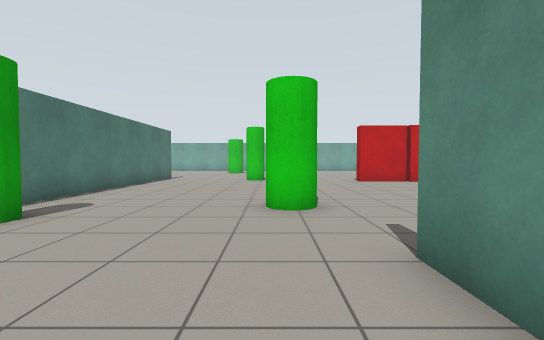
View 1 (above)

21 first-person views from a walk through a Gazebo world. The camera is 0.94 m above the floor, tilts 2° down and sees 90° across. The lines on the ground mark 1 m squares. The floor is counted in squares, 1 m on a side. Each view is taken from the middle of a square. On the plan, view 1 faces up. The plan holds only what a view shows up to about 11 squares ahead; the rest is blank.

View 2
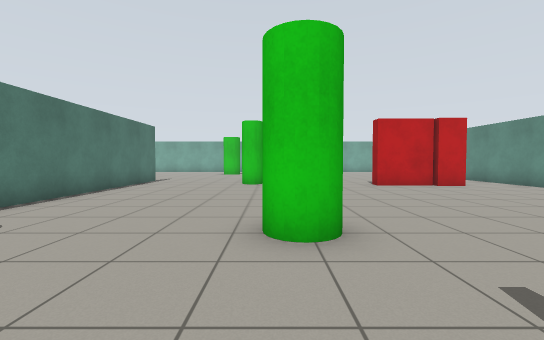

View 3
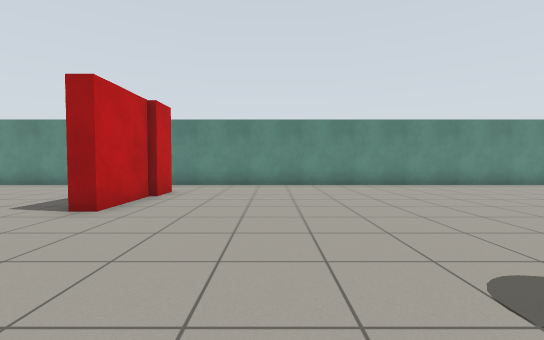

View 4
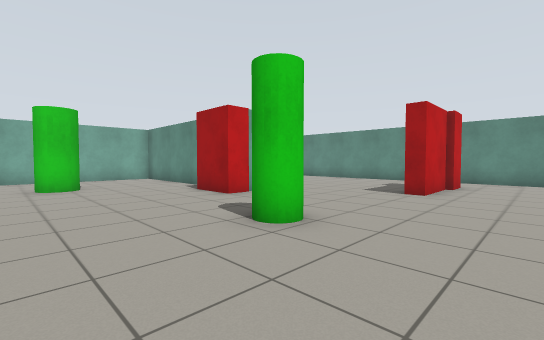

View 5
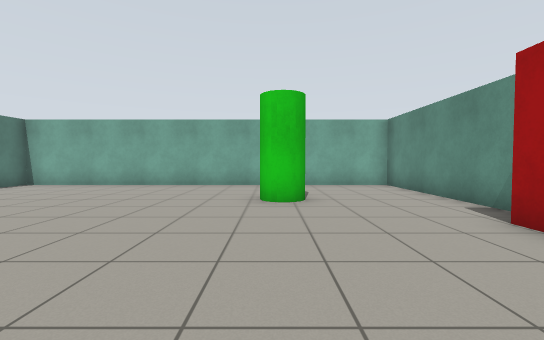

View 6
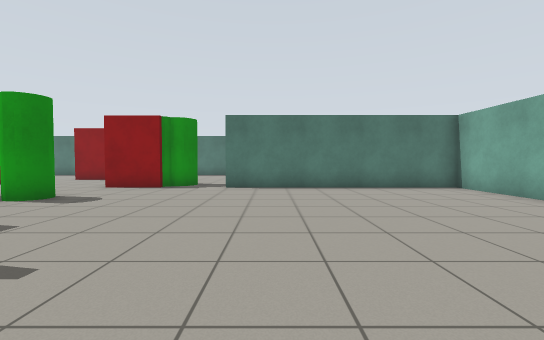

View 7
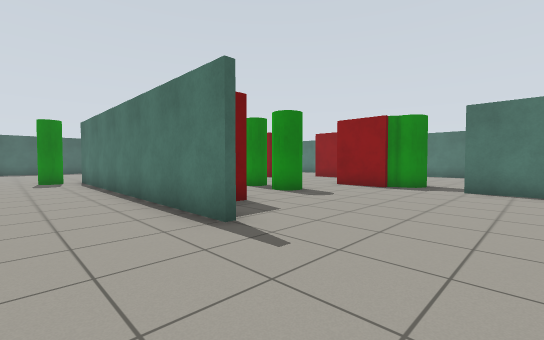

View 8
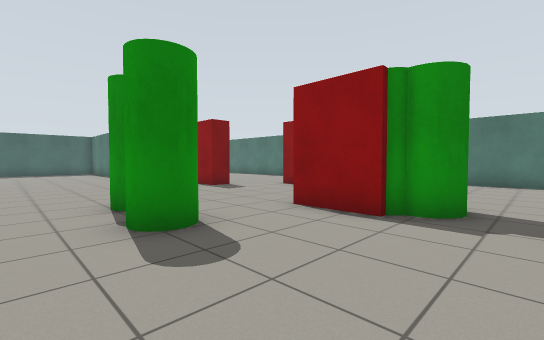

View 9
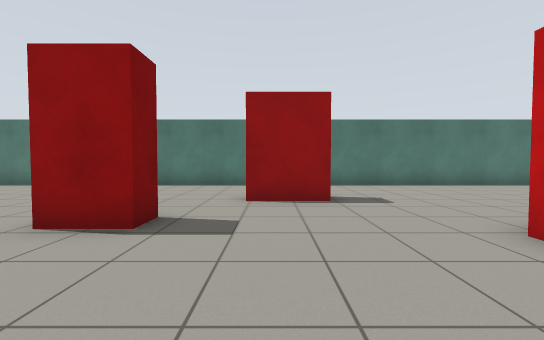

View 10
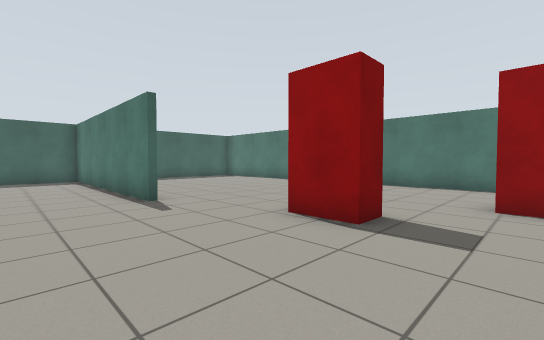

View 11
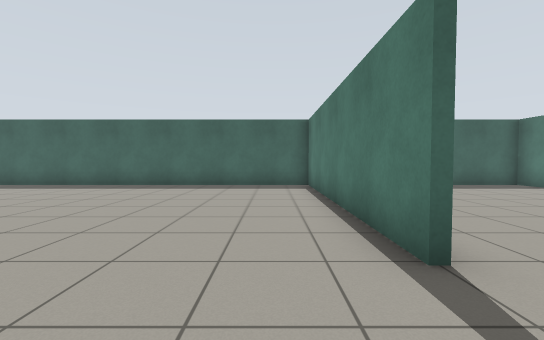

View 12
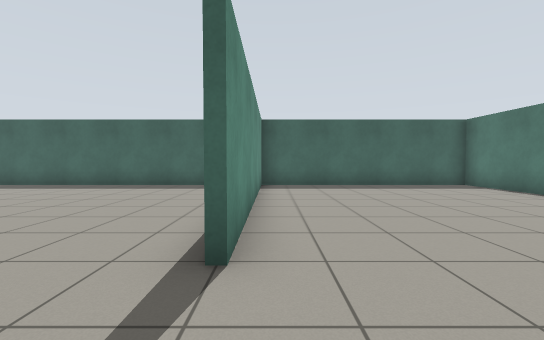

View 13
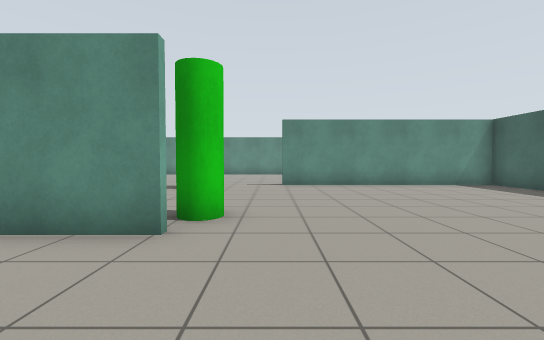

View 14
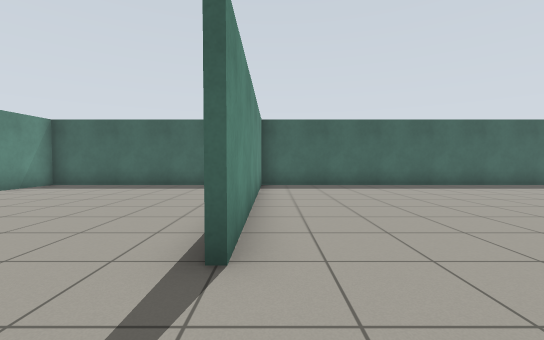

View 15
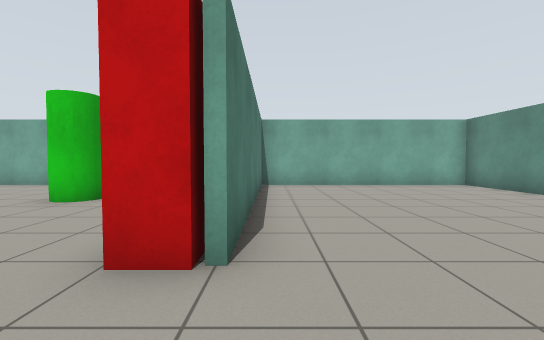

View 16
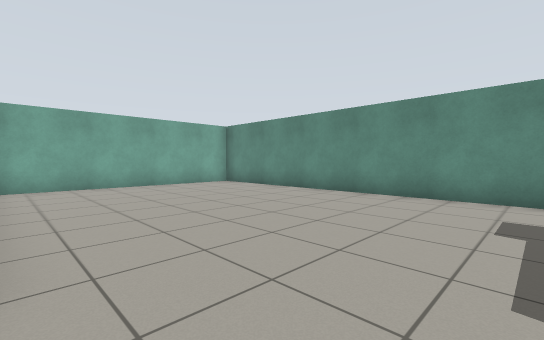

View 17
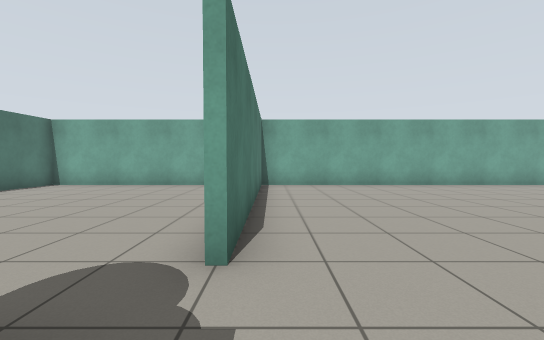

View 18
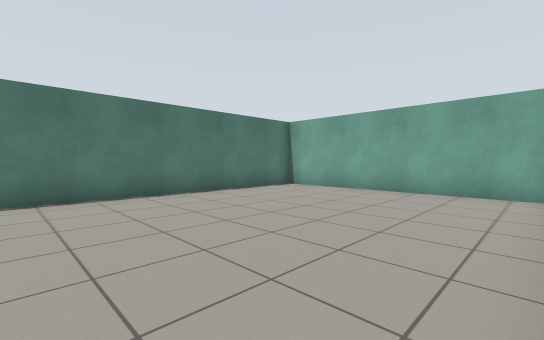

View 19
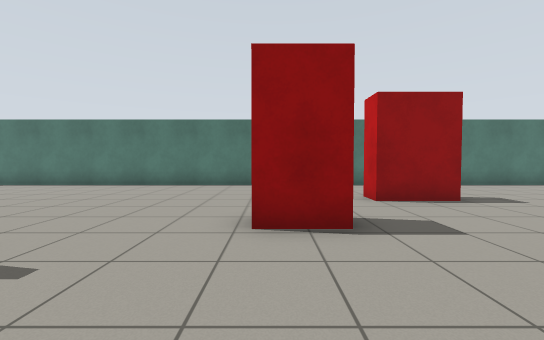

View 20
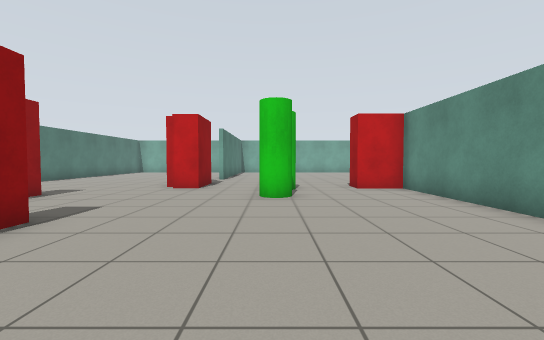

View 21
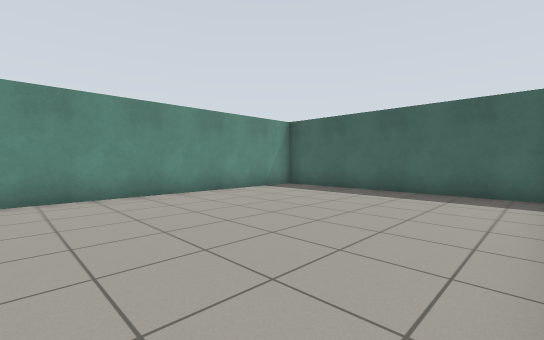

### Floor plan
Points are (right, up) in squares from view 1. A wall is a line through its corners. A room is listed if a view was taken in it or the views show most of it. See-through windows are left out.
Room 1 (views 1, 2, 3, 4, 5, 6, 7, 8, 9, 10, 11, 12, 13, 14, 15, 16, 17, 18, 19, 20, 21)
walls: (-5.4, 14.6) (-5.4, 4.8); (-5.6, 4.4) (-5.6, 11.3); (-12.4, 2.6) (-12.4, -5.4) (1.4, -5.4) (1.4, 2.6); (1.4, 18.9) (1.4, 24.4) (-12.4, 24.4) (-12.4, 16.4); (-20.4, 9.6) (-20.4, -5.4) (-12.6, -5.4); (-12.9, 24.4) (-20.4, 24.4) (-20.4, 11.3); (1.6, 24.1) (1.6, 17.1); (-12.6, -5.1) (-12.6, 2.6); (1.9, -5.4) (9.4, -5.4) (9.4, 24.4) (1.6, 24.4)
objects: red box (-17, 9) to (-17, 10); red box (-14, 6) to (-14, 7); green cylinder (-14, 14) to (-13, 15); red box (-13, 12) to (-13, 13); green cylinder (-10, 10); green cylinder (-10, 12) to (-9, 12); red box (-7, 12) to (-6, 13); green cylinder (-5, 4) to (-4, 4); green cylinder (-3, 20) to (-2, 21); green cylinder (-1, 13); green cylinder (0, 5) to (1, 6); red box (1, 17) to (1, 18); red box (4, 12) to (6, 13); red box (7, 12) to (7, 13)

Where each view was taken, in squares from view 1:
view 1: 0 up, 0 right, facing up
view 2: 2 up, 0 right, facing up
view 3: 9 up, 1 left, facing right
view 4: 10 up, 4 left, facing up-right
view 5: 14 up, 3 left, facing up
view 6: 18 up, 3 left, facing left
view 7: 18 up, 3 left, facing down-left
view 8: 16 up, 8 left, facing down-left
view 9: 9 up, 10 left, facing left
view 10: 9 up, 10 left, facing down-left
view 11: 5 up, 11 left, facing down
view 12: 5 up, 13 left, facing down
view 13: 3 up, 9 left, facing right
view 14: 5 up, 1 right, facing down
view 15: 14 up, 2 right, facing up
view 16: 14 up, 2 right, facing up-right
view 17: 14 up, 12 left, facing up
view 18: 16 up, 13 left, facing up-left
view 19: 6 up, 10 left, facing left
view 20: 3 up, 10 left, facing up
view 21: 3 up, 2 right, facing down-right
